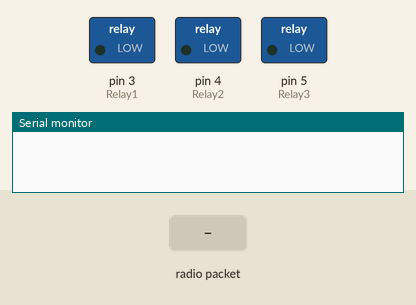
Bench run of a sketch on a simulated Arduino Uno, built with avr-gcc and run on an emulated ATmega328P. Shown: switched loads named in the sketch (green lamp = pin HIGH), the last lines printed to the serial monitor. The inputs (shaded band) are chosen by the test bench. No radio packets arrive unless stated.

Above: at 1.2 s.
1.3 s: radio packet "1" arrives
At 2.0 s:
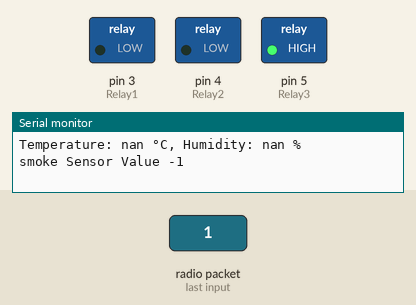
Timing chart, 0 to 4.3 s (numbered marks = the images above; inputs shaded):
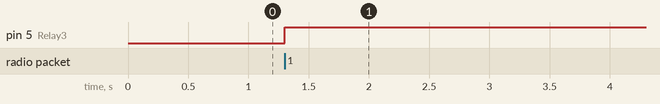

Measured:
- after the input at 1.3 s, pin 5 (Relay3): LOW → HIGH at once

The sketch:

lora_rx.ino
```cpp
#include <SPI.h>
#include <LoRa.h>

int Relay1=3;
int Relay2=4;
int Relay3=5;
float s;
void setup() {
  Serial.begin(9600);
  pinMode(Relay1,OUTPUT);
  pinMode(Relay2,OUTPUT);
  pinMode(Relay3,OUTPUT);
  while (!Serial);

  if (!LoRa.begin(433E6)) {
    Serial.println("LoRa initialization failed. Check your connections!");
    while (1);
  }
}

void loop() {
  int packetSize = LoRa.parsePacket();
  if (packetSize) {
    byte temperatureBytes[sizeof(float)];
    byte humidityBytes[sizeof(float)];

    // Read temperature and humidity data from packet
    for (int i = 0; i < sizeof(float); i++) {
      temperatureBytes[i] = LoRa.read();
    }
    for (int i = 0; i < sizeof(float); i++) {
      humidityBytes[i] = LoRa.read();
    }
    // Convert byte arrays to temperature and humidity values
    float t = *reinterpret_cast<float*>(temperatureBytes);
    float h = *reinterpret_cast<float*>(humidityBytes);
    int s = LoRa.read();
    // Print temperature and humidity values
    Serial.print("Temperature: ");
    Serial.print(t);
    Serial.print(" °C, Humidity: ");
    Serial.print(h);
    Serial.println(" %");
    Serial.print("smoke Sensor Value ");
    Serial.println(s);
    if(t>27)
    {
      digitalWrite(Relay1,HIGH);
    }
    else{
      digitalWrite(Relay1,LOW);
    }
    if(h<95){
      digitalWrite(Relay2,HIGH);
    }
    else{
      digitalWrite(Relay2,LOW);
    }
    if(s<13){
      digitalWrite(Relay3,HIGH);
    }
    else{
      digitalWrite(Relay3,LOW);
    }
  }
}
```
